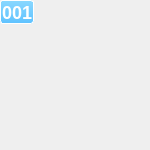
<?xml version="1.0" encoding="UTF-8"?>
<ui version="4.0">
 <class>P_PiSBlock</class>
 <widget class="QWidget" name="P_PiSBlock">
  <property name="geometry">
   <rect>
    <x>0</x>
    <y>0</y>
    <width>150</width>
    <height>150</height>
   </rect>
  </property>
  <property name="windowTitle">
   <string>Form</string>
  </property>
  <property name="styleSheet">
   <string notr="true"/>
  </property>
  <widget class="QLabel" name="label">
   <property name="geometry">
    <rect>
     <x>0</x>
     <y>0</y>
     <width>34</width>
     <height>24</height>
    </rect>
   </property>
   <property name="styleSheet">
    <string notr="true">border: 1px solid #ffffff;
border-radius: 3px;
background-color: qlineargradient(spread:pad, x1:0, y1:0, x2:0, y2:1, stop:0 #8ad8ff, stop:1 #5fc2ff);
color:#ffffff;
font-size:18px;
font-weight:bold;</string>
   </property>
   <property name="text">
    <string>001</string>
   </property>
   <property name="alignment">
    <set>Qt::AlignCenter</set>
   </property>
  </widget>
 </widget>
 <resources/>
 <connections/>
</ui>
